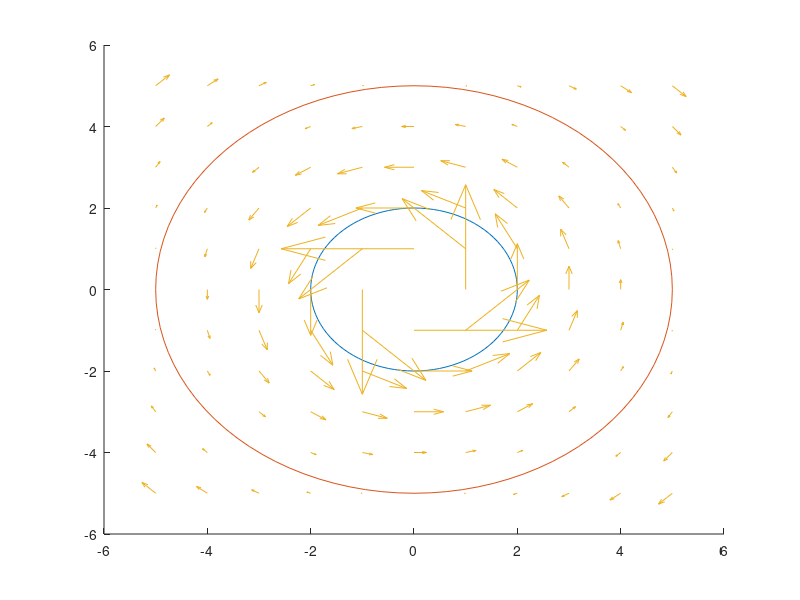

The MATLAB source for this figure:
[x,y] = meshgrid(-5:1:5,-5:1:5);

SCALE = 2;
a = 2;
b = 5;
w = 1;

r = sqrt(x.^2 + y.^2); % r in function of (x, y)
theta = atan2(y, x); % theta in function of (x, y)

u = -((a^2 * w)/(b^2-a^2) * (b^2./ r - r)).*sin(theta);
v =  ((a^2 * w)/(b^2-a^2) * (b^2./ r - r)).*cos(theta);

th = 0:pi/50:2*pi;
xunit = a * cos(th);
yunit = a * sin(th);

hold on;
plot(xunit, yunit);

xunit = xunit * b / a;
yunit = yunit * b / a;
plot(xunit, yunit);

quiver(x, y, u, v, SCALE)
